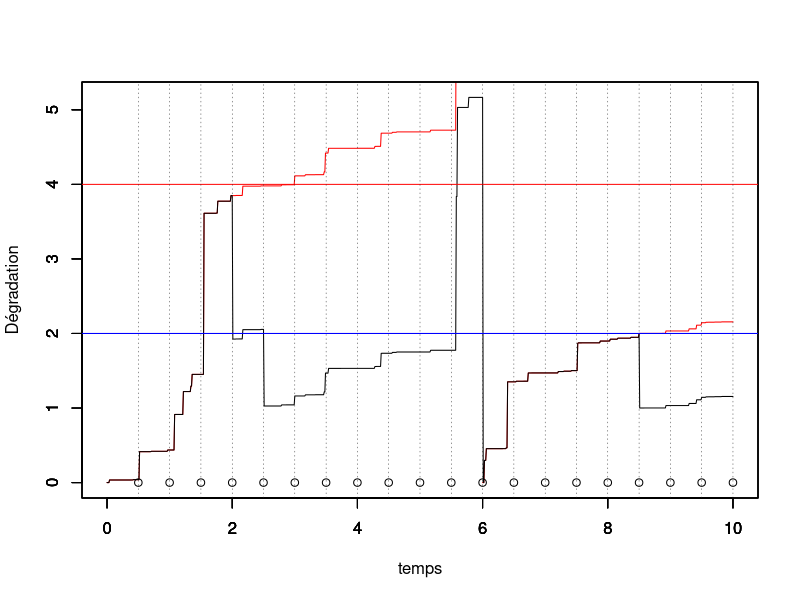
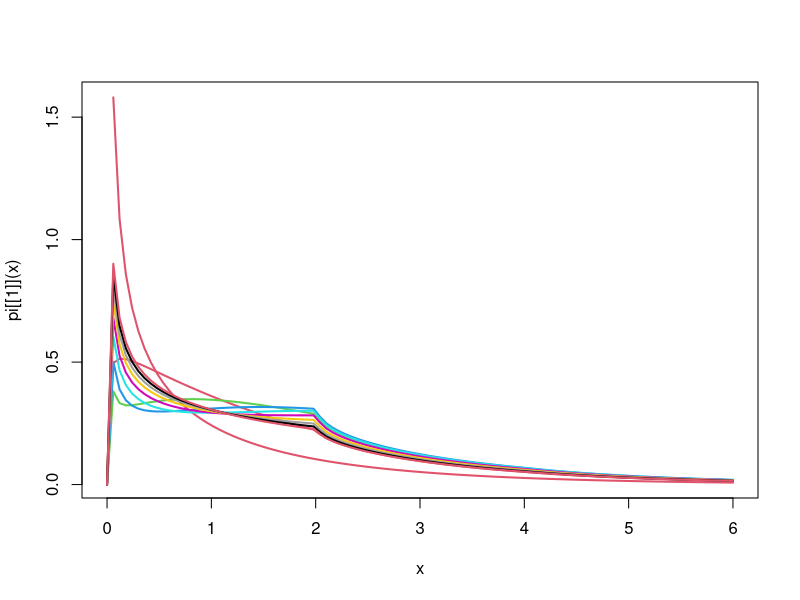
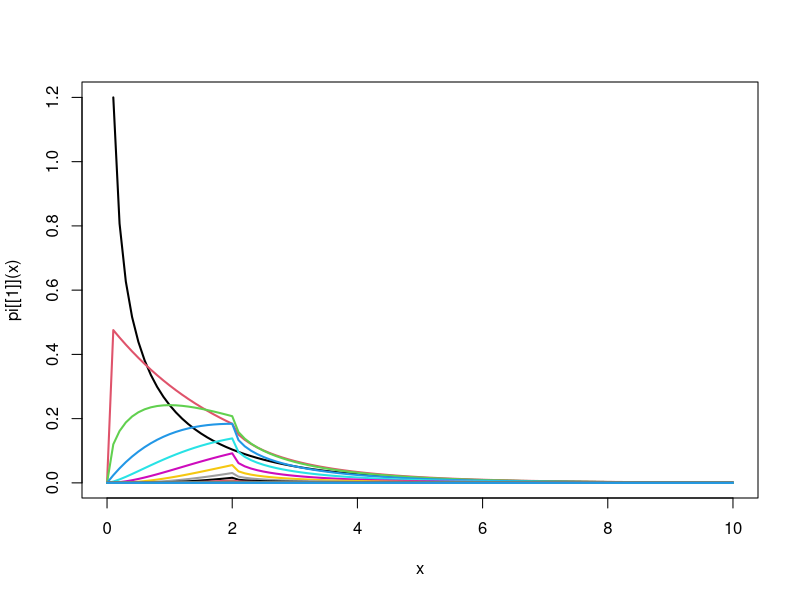

Write the R code that produced these figures, in order.
#### Programme de simulation lorsqu'on observe uniquement la dégradation juste avant l'inspection


rm(list=ls())
library(ggplot2)
library(tidyverse)
tau = 0.5 # intervalle inter-inspection
rho = 0.5 # parametre ARDinf
L=2 # seuil pour MP
M=4 # seuil pout MC
tps.final <-10 # fenêtre d'observation du processus

id.newcycle <- FALSE # Initialisation du nb de cycle de renouvellement

set.seed(123)
# Simulation d'un processus gamma jusqu'au temps final
pas = 0.01 # pas de temps pour simuler le processus

alpha = 1 # paramètre de forme de Gamma a = alpha (t)^beta
beta = 1 # paramètre de forme  de Gamma
b=2   # paramètre d'échelle du Gamma
temps = seq(from = 0,to = tps.final,by = pas)

n=length(temps)

nb.inspections<- floor(tps.final/tau) # nombre d'inspections max pendant la fenêtre d'observation.

obs<-numeric(nb.inspections) # données observées (pendant les inspections, à t_j^-)

j<-1 # indicateur prochaine inspection
j.newcycle <- 0 # identifier le j où nouveau cycle
nb.cycles <- 1 # compteur de cycles

x=matrix(nrow=nb.inspections,ncol = n) # processus Gamma simulé, nb.lignes = nb.cycles
x[nb.cycles,1] = 0     # initialisation du processus Gamma = 0 à t=0
for(i in 2:n){
  x[nb.cycles,i] = x[nb.cycles,i-1] + rgamma(1,scale = b, shape = alpha*(temps[i]^beta-temps[i-1]^beta))
}
y=numeric(n) # processus Gamma maintenu
y.tilde=numeric(n) # processus Gamma maintenu

y[1]<-0
y.tilde[1]<-0

while (j<=nb.inspections) {
  # boucle sur un cycle de renouvellement
  if (id.newcycle){
    # on resimule un x depuis 0
    x[nb.cycles,1] = 0     # initialisation du processus Gamma = 0 à t=0
    for(i in 2:n){
      x[nb.cycles,i] = x[nb.cycles,i-1] + rgamma(1,scale = b, shape = alpha*(temps[i]^beta-temps[i-1]^beta))
    }
    id.newcycle <- FALSE
  }
  
  y.tilde[((j-1)*tau/pas+2):(j*(tau/pas)+1)]<-y[((j-1)*tau/pas+2):(j*(tau/pas)+1)]<-y[(j-1)*tau/pas+1]+ x[nb.cycles,((j-j.newcycle-1)*tau/pas+2):((j-j.newcycle)*(tau/pas)+1)]- x[nb.cycles,(j-j.newcycle-1)*tau/pas+1]

  obs[j]<-y[j*tau/pas+1] # état dégradation à l'inspection (t_j^-)
  
  if (obs[j] < L) {
    print("no action")
  } else {
    if (obs[j]<M) {
      y[j*tau/pas+1]<-(1-rho)*y[j*tau/pas+1] # on écrase (ARD infini)
    } else {
      y[j*tau/pas+1]<-0
      id.newcycle <- TRUE
      j.newcycle <- j
      nb.cycles <- nb.cycles+1
    }
  }
  j<-j+1
}


#df <- data.frame(temps,x,y)
#mygraph <- ggplot(df,aes(x = temps)) +  
#  geom_line(aes(y = y), color = "darkred") +
#  geom_line(aes(y = x), color="steelblue", linetype="twodash") +
#  geom_abline(slope = 0,intercept = L,color="blue") +
#  geom_abline(slope = 0,intercept = M,color="red")


temps.cycle<-c(0,tau*which(obs>M),tps.final)
indice.temps.cycle <- c(1,tau/pas*(which(obs>M))+1,length(temps))


for (k in 1:nb.cycles){
  plot(temps[indice.temps.cycle[k]:indice.temps.cycle[k+1]],x[k,1:(indice.temps.cycle[k+1]-indice.temps.cycle[k]+1)],col="red",type="l",ylim = c(0,max(y.tilde)),xlim = c(0,tps.final),xlab="",ylab="")
  par(new=T)
}

plot(temps,y.tilde,type="l",ylim=c(0,max(y.tilde)),xlim = c(0,tps.final),ylab="",xlab="")


par(new=T)
plot(tau*(1:nb.inspections),numeric(length = nb.inspections),ylim=c(0,max(y.tilde)),type="p",xlim = c(0,tps.final),xlab = "temps",ylab="Dégradation")
abline(h=L,col="blue")
abline(h=M,col="red")
abline(v=tau*(1:nb.inspections), lty =3, col = grey(0.1), lwd = 0.45)

#abline(v = tau*(1:nb.inspection))


#####################################
# Calcul de la loi stationnaire
#####################################


## update 20/05/2021
## version discrétisée pour le calcul de la loi stationnaire

# fonction ntrap : renvoie l'intégrale par la méthode des trapèzes
ntrap <- function(abs,ord){
  # Cette fonction renvoie un vecteur de taille nc (pour différentes valeurs de y)
  # abscisse abs : vecteur de taille nl
  # ordonnée ord : matrice de taille nc*nl
  nl<- length(abs)
  if (is.matrix(ord) == T){
    nc <- nrow(ord)
    res <- rowSums((matrix(1,ncol=1,nrow=nc)%*%diff(abs))*(ord[,-ncol(ord)]+ord[,-1])/2)
    } else {
    nc <- 1
    res <- sum(diff(abs)*(ord[-length(ord)]+ord[-1])/2)
    }
  return(res)
}





# vecteur de l'état x
level.x <- seq(0.01,M+2,0.01)
n.level.x <-length(level.x)

ind.L <- which( level.x == L)
ind.M <- which( level.x == M)


level.y <- seq(0.01,M+2,0.01)
n.level.y <-length(level.y)

mat.trans <- matrix(0,ncol=n.level.y,nrow = n.level.x)
mat.trans.rho <- matrix(0,ncol=n.level.y,nrow = n.level.x)

for(i in 1:(n.level.x-1)){
  mat.trans[i,(i+1):n.level.y]<-dgamma(level.y[(i+1):n.level.y]-level.x[i],scale=b,shape = alpha*tau^beta)
  mat.trans.rho[i,(i+1):n.level.y]<-dgamma(level.y[(i+1):n.level.y]-(1-rho)*level.x[i],scale=b,shape = alpha*tau^beta)
}

K<-10
w<-matrix(0,nrow=K,ncol=n.level.y)
w[1,]<-dgamma(level.y,scale = b,shape=alpha*tau^beta)


pi<-list()
pi[[1]]<-function(x) dgamma(x,scale = b,shape=alpha*tau^beta)
curve(pi[[1]](x), from = 0, to = max(level.x), lwd = 2, col = k)

for(k in 2:K){
  
  # Contribution à la première intégrale :
  # Remplacer pi par la valeur ancienne de la loi stationnaire
  
  Q1 <- ntrap(level.x[1:ind.L],t(mat.trans[1:ind.L,]) * matrix(rep(w[k-1,1:ind.L],n.level.y),byrow = T,ncol = ind.L)) 
  # Contribution à la deuxième intégrale :
  # Remplacer pi par la valeur ancienne de la loi stationnaire
  
  Q2 <- ntrap(level.x[(ind.L+1):ind.M],t(mat.trans.rho[(ind.L+1):ind.M,]) *matrix(rep(w[k-1,(ind.L+1):ind.M],n.level.y),byrow = T,ncol = ind.M-ind.L) )
  
  # Contribution à la troisième intégrale :
  # Remplacer pi par la valeur ancienne de la loi stationnaire
  
  Q3 <- dgamma(level.y,scale=b,shape=alpha*tau^beta) * ntrap(level.x[(ind.M+1):n.level.y],w[(ind.M+1):n.level.y])
  
  aux <- w[k,] <- (Q1+Q2+Q3)/ntrap(level.x,Q1+Q2+Q3)
  fn_w <- function(x) {
    res <- splinefun(x = level.x, y = aux)(x)*((0 < x) & (x<=max(level.x)))
    return(res)
  }
  pi[[k]] <- fn_w
  curve(pi[[k]](x), from = 0, to = max(level.x), lwd = 2, add = TRUE, col = k)
  print(paste("L'intégrale de la", k,"-ième fonction vaut",integrate(fn_w,0,Inf)$value,sep=" "))
}




K<- 20 # nb itérations de l'algo de point fixe
grid_abs <- seq(0.01,10,0.01)
nb_abs <- length(grid_abs)
w<-matrix(nrow = K,ncol = nb_abs )

pi<-list()
pi[[1]]<-function(x) dgamma(x,scale = b,shape=alpha*tau^beta)


curve(pi[[1]](x), from = 0, to = max(grid_abs), lwd = 2)

for(k in 2:K){
  for (j in 1:nb_abs){
    abs <- grid_abs[j]
    fn_aux1 <- function(x) {
      res <- pi[[k-1]](x)*dgamma(abs-x,scale = b,shape=alpha*tau^beta)
      return(res)
    }
    fn_aux2 <- function(x) {
      res <- pi[[k-1]](x)*dgamma(abs-(1-rho)*x,scale=b,shape=alpha*tau^beta)
      return(res)
    }
    fn_aux3 <- function(x) {
      res <- pi[[k-1]](x)
      return(res)
    }
    w[k,j] <- integrate(f = fn_aux1, lower = 0, upper = min(L,abs))$value 
    + ifelse(min(abs/(1-rho),L)==min(abs/(1-rho),M),0,integrate(f = fn_aux2, lower = min(abs/(1-rho),L), upper = min(abs/(1-rho),M))$value)
    + integrate(f = fn_aux3, lower = M, upper = Inf)$value * dgamma(abs,scale=b,shape=alpha*tau^beta)
  }
  aux <- w[k,]
  fn_w <- function(x) {
    res <- splinefun(x = grid_abs, y = aux)(x)*((0 < x) & (x<=max(grid_abs)))
    return(res)
  }
  pi[[k]] <- fn_w
  curve(pi[[k]](x), from = 0, to = max(grid_abs), lwd = 2, add = TRUE, col = k)
  print(paste("L'intégrale de la", k,"-ième fonction vaut",integrate(fn_w,0,Inf)$value,sep=" "))
}
